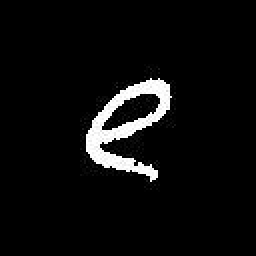
#> input picture TrainCharacters/1/134.jpg, 128 x 128 px (shown 2 times larger); its folder holds only this picture in this run
$ python charRecog.py   (Python 2 division)   (older library calls are emulated)
#> lines starting #> are read from the running program, lines starting #| are printed output that depends on the picture
#This code currently only recognises 3 characters
from PIL import Image
import numpy as np
from scipy.misc import imread, imresize, imsave
import math
import re
import glob
import cv2
import scipy
import cPickle as pickle

#Discriminant function for classification
def discriminant(test,mean,invCov,logdet):

	tr = (test-mean).T
	temp = np.dot(invCov,(test-mean))
	return -0.5*np.dot(tr,temp) - 0.5*logdet

#Function to sort files
digits = re.compile(r'(\d+)')
def tokenize(filename):
    return tuple(int(token) if match else token
                 for token, match in
                 ((fragment, digits.search(fragment))
                  for fragment in digits.split(filename)))


#1(a)
#Taking collapsed image array as feature vector
I1 = np.zeros((49*49,600),dtype=np.float64)
files = glob.glob("TrainCharacters/1/*.jpg")
files.sort(key = tokenize)
for i in range(len(files)):
        i1 = cv2.imread(files[i])
#> i1 is the input picture: shape (128, 128, 3); min 0, max 255, mean 12.4
	i1 = i1[14:112, 14:112]
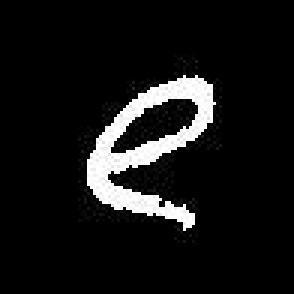
#> i1: shape (98, 98, 3) (shown 3 times larger); min 0, max 255, mean 21.1
	i1 = cv2.resize(i1,(0,0),fx=0.5, fy=0.5)
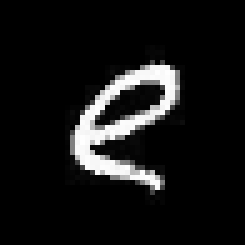
#> i1: shape (49, 49, 3) (shown 5 times larger); min 0, max 255, mean 21.1
	temp = i1[:,:,0]
	I1[:,i] = temp.ravel()
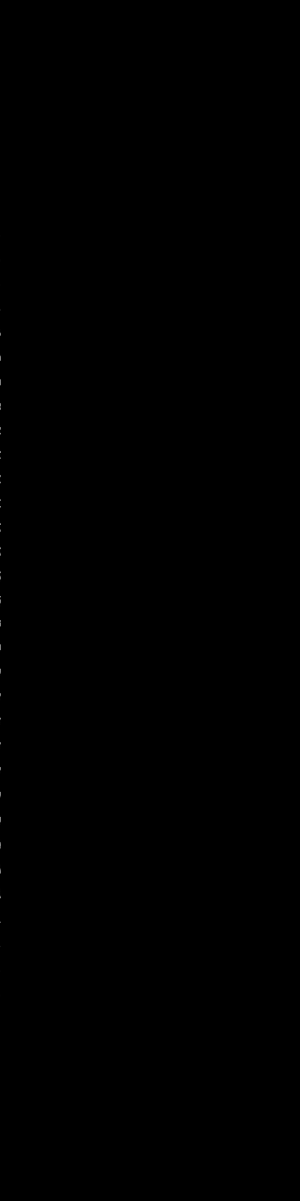
#> I1: shape (2401, 600) float64 (shown at 1/2 size); min 0, max 255, mean 0

#In this case, we calculate covariance matrices for each character class
lam=100	#Regularisation parameter, set to optimum value, change to get different results
I = np.eye(2401)
regTerm = lam*I
meanI1 = np.mean(I1, axis=1)
#> meanI1 = 2401 values, max 0.425 at index 810, min 0 at index 0, mean 0.0352
covMatrix1 = np.cov(I1)
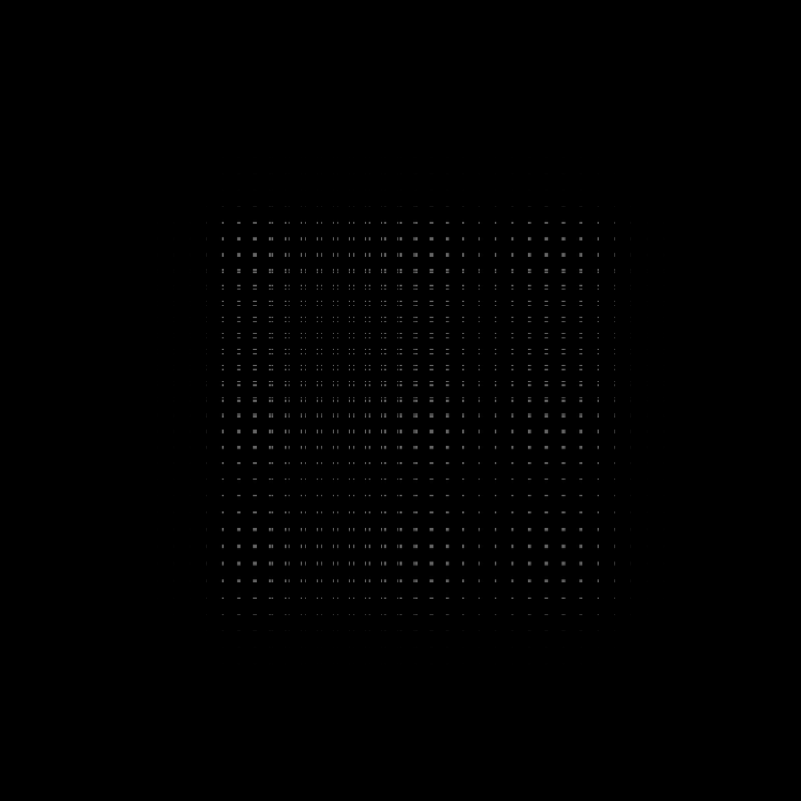
#> covMatrix1: shape (2401, 2401) float64 (shown at 1/3 size); min 0, max 108.4, mean 0.7
sigma1 = covMatrix1 + regTerm
sigmaInv1 = np.linalg.inv(sigma1)
detSigmaReg1 = np.linalg.slogdet(sigma1)[1]
#> detSigmaReg1 = 11062.2

I2 = np.zeros((49*49,600),dtype=np.float64)


files = glob.glob("TrainCharacters/2/*.jpg")
files.sort(key = tokenize)
for i in range(len(files)):
        i2 = cv2.imread(files[i])
        i2 = i2[14:112, 14:112]
        i2 = cv2.resize(i2,(0,0),fx=0.5, fy=0.5)
        temp = i2[:,:,0]
        I2[:,i] = temp.ravel()

covMatrix2 = np.cov(I2)
meanI2 = np.mean(I2, axis=1)
covMatrix2 = np.cov(I2)
sigma2 = covMatrix2 + regTerm
sigmaInv2 = np.linalg.inv(sigma2)
detSigmaReg2 = np.linalg.slogdet(sigma2)[1]


I3 = np.zeros((49*49,600),dtype=np.float64)

files = glob.glob("TrainCharacters/3/*.jpg")
files.sort(key = tokenize)
for i in range(len(files)):
        i3 = cv2.imread(files[i])
        i3 = i3[14:112, 14:112]
        i3 = cv2.resize(i3,(0,0),fx=0.5, fy=0.5)
        temp = i3[:,:,0]
        I3[:,i] = temp.ravel()

meanI3 = np.mean(I3, axis=1)
covMatrix3 = np.cov(I3)
sigma3 = covMatrix3 + regTerm
sigmaInv3 = np.linalg.inv(sigma3)
detSigmaReg3 = np.linalg.slogdet(sigma3)[1]

testFiles = glob.glob("TestCharacters/*/*.jpg")
testFiles.sort(key = tokenize)

test = np.zeros((49*49,600),dtype=np.float64)
for i in range(len(testFiles)):
        t1 = cv2.imread(testFiles[i])
        t1 = t1[14:112, 14:112]
        t1 = cv2.resize(t1,(0,0),fx=0.5, fy=0.5)
        temp = t1[:,:,0]
        test[:,i] = temp.ravel()

predict = np.zeros((300,2))
accuracy = np.zeros((1,3))
for i in xrange(len(testFiles)):
	g1 = discriminant(test[:,i], meanI1, sigmaInv1, detSigmaReg1)
	g2 = discriminant(test[:,i], meanI2, sigmaInv2, detSigmaReg2)
	g3 = discriminant(test[:,i], meanI3, sigmaInv3, detSigmaReg3)
        if g1>g2 and g1>g3:
        	predict[i,1] = 1
        if g2>g1 and g2>g3:
                predict[i,1] = 2
        if g3>g1 and g3>g1:
                predict[i,1] = 3
#> after the loop, predict = 300 pairs, first value 0 to 0, second value 0 to 0
for i in xrange(0,100):
        predict[i,0] = 1
        if predict[i,0]==predict[i,1]:
        	accuracy[0,0]+=1
#> after the loop, accuracy = [[0, 0, 0]]; predict = 300 pairs, first value 0 to 1, second value 0 to 0
for i in xrange(100,200):
        predict[i,0] = 2
        if predict[i,0]==predict[i,1]:
                accuracy[0,1]+=1
#> after the loop, predict = 300 pairs, first value 0 to 2, second value 0 to 0
for i in xrange(200,300):
        predict[i,0] = 3
        if predict[i,0]==predict[i,1]:
                accuracy[0,2]+=1
#> after the loop, predict = 300 pairs, first value 1 to 3, second value 0 to 0

print accuracy
#| [[0. 0. 0.]]


#In this case , we take a common covariance for all character classes
I = np.zeros((49*49,600),dtype=np.float64)

files = glob.glob("TrainCharacters/*/*.jpg")
files.sort(key = tokenize)
for i in range(len(files)):
        it = cv2.imread(files[i])
        it = it[14:112, 14:112]
        it = cv2.resize(it,(0,0),fx=0.5, fy=0.5)
        temp = it[:,:,0]
        I[:,i] = temp.ravel()

meanI = np.mean(I,axis=1)
#> meanI has the same summary as meanI1
covMatrix = np.cov(I)
sigma = covMatrix1 + regTerm
sigmaInv = np.linalg.inv(sigma)
detSigmaReg = np.linalg.slogdet(sigma)[1]
#> detSigmaReg = 11062.2
accuracy =  np.zeros((1,3))
for i in xrange(len(testFiles)):
        g1 = discriminant(test[:,i], meanI1, sigmaInv, detSigmaReg)
        g2 = discriminant(test[:,i], meanI2, sigmaInv, detSigmaReg)
        g3 = discriminant(test[:,i], meanI3, sigmaInv, detSigmaReg)
        if g1>g2 and g1>g3:
                predict[i,1] = 1
        if g2>g1 and g2>g3:
                predict[i,1] = 2
        if g3>g1 and g3>g1:
                predict[i,1] = 3
for i in xrange(0,100):
        predict[i,0] = 1
        if predict[i,0]==predict[i,1]:
                accuracy[0,0]+=1
for i in xrange(100,200):
        predict[i,0] = 2
        if predict[i,0]==predict[i,1]:
                accuracy[0,1]+=1
for i in xrange(200,300):
        predict[i,0] = 3
        if predict[i,0]==predict[i,1]:
                accuracy[0,2]+=1

print accuracy
#| [[0. 0. 0.]]


#In this case, samples are modelled using a diagonal covariance matrix for each class

sigmaDia1 = np.multiply(sigma1,(np.eye(2401)))
sigmaDia2 = np.multiply(sigma2,(np.eye(2401)))
sigmaDia3 = np.multiply(sigma3,(np.eye(2401)))


sigmaDiaInv1 = np.linalg.inv(sigmaDia1)
sigmaDiaInv2 = np.linalg.inv(sigmaDia2)
sigmaDiaInv3 = np.linalg.inv(sigmaDia3)

sigmaDiaDet1 = np.linalg.slogdet(sigmaDia1)[1]
#> sigmaDiaDet1 = 11187.1
sigmaDiaDet2 = np.linalg.slogdet(sigmaDia2)[1]
sigmaDiaDet3 = np.linalg.slogdet(sigmaDia3)[1]

accuracy =  np.zeros((1,3))
for i in xrange(len(testFiles)):
        g1 = discriminant(test[:,i], meanI1, sigmaDiaInv1, sigmaDiaDet1)
        g2 = discriminant(test[:,i], meanI2, sigmaDiaInv2, sigmaDiaDet2)
        g3 = discriminant(test[:,i], meanI3, sigmaDiaInv3, sigmaDiaDet3)
        if g1>g2 and g1>g3:
                predict[i,1] = 1
        if g2>g1 and g2>g3:
                predict[i,1] = 2
        if g3>g1 and g3>g1:
                predict[i,1] = 3
for i in xrange(0,100):
        predict[i,0] = 1
        if predict[i,0]==predict[i,1]:
                accuracy[0,0]+=1
for i in xrange(100,200):
        predict[i,0] = 2
        if predict[i,0]==predict[i,1]:
                accuracy[0,1]+=1
for i in xrange(200,300):
        predict[i,0] = 3
        if predict[i,0]==predict[i,1]:
                accuracy[0,2]+=1

print accuracy
#| [[0. 0. 0.]]

#In this case, samples are pooled to get a common diagonal covariance matrix

sigmaDia = np.multiply(sigma,(np.eye(2401)))
sigmaDiaInv = np.linalg.inv(sigmaDia)
sigmaDiaDet = np.linalg.slogdet(sigmaDia)[1]
#> sigmaDiaDet = 11187.1
accuracy =  np.zeros((1,3))
for i in xrange(len(testFiles)):
        g1 = discriminant(test[:,i], meanI1, sigmaDiaInv, sigmaDiaDet)
        g2 = discriminant(test[:,i], meanI2, sigmaDiaInv, sigmaDiaDet)
        g3 = discriminant(test[:,i], meanI3, sigmaDiaInv, sigmaDiaDet)
        if g1>g2 and g1>g3:
                predict[i,1] = 1
        if g2>g1 and g2>g3:
                predict[i,1] = 2
        if g3>g1 and g3>g1:
                predict[i,1] = 3
for i in xrange(0,100):
        predict[i,0] = 1
        if predict[i,0]==predict[i,1]:
                accuracy[0,0]+=1
for i in xrange(100,200):
        predict[i,0] = 2
        if predict[i,0]==predict[i,1]:
                accuracy[0,1]+=1
for i in xrange(200,300):
        predict[i,0] = 3
        if predict[i,0]==predict[i,1]:
                accuracy[0,2]+=1

print accuracy
#| [[0. 0. 0.]]


#The covariance of each class is forced to be spherical

varSph1 = np.trace(sigmaDia1)/2401*np.eye(2401)
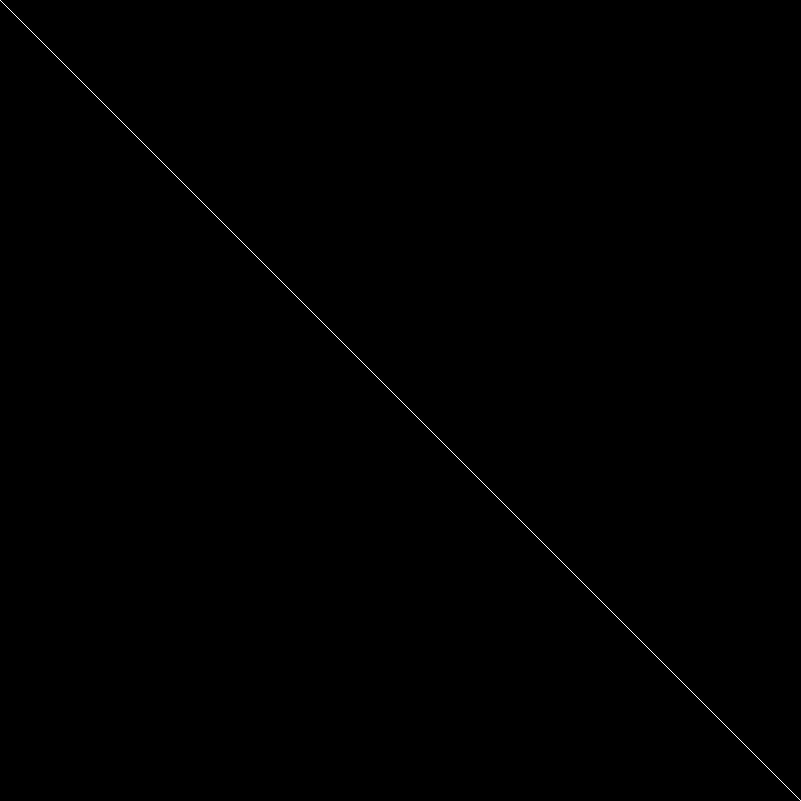
#> varSph1: shape (2401, 2401) float64 (shown at 1/3 size); values 0 (black) and 107.6 (white), 0.04% white in thin lines or dots
varSph2 = np.trace(sigmaDia2)/2401*np.eye(2401)
varSph3 = np.trace(sigmaDia3)/2401*np.eye(2401)

sigmaSphInv1 = np.linalg.inv(varSph1)
#> sigmaSphInv1: shape (2401, 2401) float64; values 0 (black) and 0.00929 (white), 0.04% white in thin lines or dots
sigmaSphInv2 = np.linalg.inv(varSph2)
sigmaSphInv3 = np.linalg.inv(varSph3)

detSph1 = 2*2401*np.log(np.trace(sigmaDia1)/2401)
#> detSph1 = 22465.7
detSph2 = 2*2401*np.log(np.trace(sigmaDia2)/2401)
detSph3 = 2*2401*np.log(np.trace(sigmaDia3)/2401)
accuracy =  np.zeros((1,3))
for i in xrange(len(testFiles)):
        g1 = discriminant(test[:,i], meanI1, sigmaSphInv1, detSph1)
        g2 = discriminant(test[:,i], meanI2, sigmaSphInv2, detSph2)
        g3 = discriminant(test[:,i], meanI3, sigmaSphInv3, detSph3)
        if g1>g2 and g1>g3:
                predict[i,1] = 1
        if g2>g1 and g2>g3:
                predict[i,1] = 2
        if g3>g1 and g3>g1:
                predict[i,1] = 3
for i in xrange(0,100):
        predict[i,0] = 1
        if predict[i,0]==predict[i,1]:
                accuracy[0,0]+=1

for i in xrange(100,200):
        predict[i,0] = 2
        if predict[i,0]==predict[i,1]:
                accuracy[0,1]+=1

for i in xrange(200,300):
        predict[i,0] = 3
        if predict[i,0]==predict[i,1]:
                accuracy[0,2]+=1

print accuracy
#| [[0. 0. 0.]]
